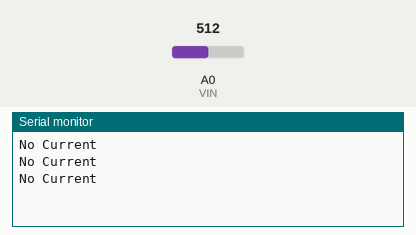
Recording of a sketch running on a simulated Arduino Uno, built with avr-gcc and run on an emulated ATmega328P. On the bench: the last lines printed to the serial monitor. The test bench sets the inputs (shaded band); at power-on: A0 (VIN) = 512.

Above: at 1.3 s.
1.4 s: A0 (VIN) set to 521
At 1.9 s:
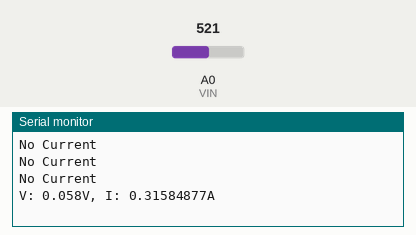
3.5 s: A0 (VIN) set to 716
At 3.9 s:
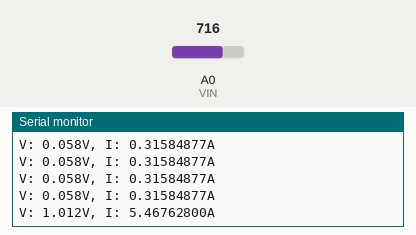

The sketch:

current_sensor.ino
```cpp
#define VIN A0
const float VCC = 5.0;
//const int model = 0;

const float cutOffLimit = 0.1; // 0.00000001;  //0.5;
const float sensitivity = 0.185;
const float QOV = 0.5 * VCC;
float voltage;

void setup() {
  Serial.begin(9600);
}

void loop() {
  float voltage_raw = (5.0/1023.0) * analogRead(VIN);
  voltage = voltage_raw - QOV + 0.012;
  float current = voltage/sensitivity;
  if(abs(current)>cutOffLimit){
    Serial.print("V: ");
      Serial.print(voltage, 3);
      Serial.print("V, I: ");
      Serial.print(current, 8);
      Serial.println("A");
    }else{
      Serial.println("No Current");
    }
    delay(500);
}
```

Measured:
- the behaviour switches between 512 and 513 on A0 (VIN) (found by bisection; images 0 and 1)
- after the input at 1.4 s, the serial monitor: prints a new line after 0.10 s (image 1)
- after the input at 3.5 s, the serial monitor: prints a new line at once (image 2)
